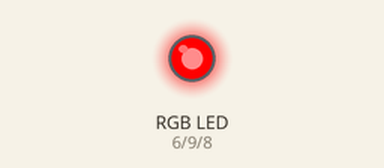
The sketch below on a simulated Arduino Uno, built with avr-gcc and run on an emulated ATmega328P. Shown: an RGB LED mixed from three pins (HIGH = lit).

Above: at 0.5 s.
At 1.5 s:
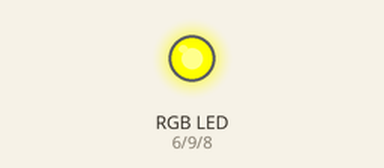
At 3.15 s:
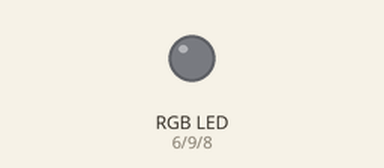
At 5.8 s:
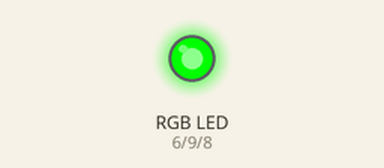
Timing chart, 0 to 7.6 s (numbered marks = the images above):
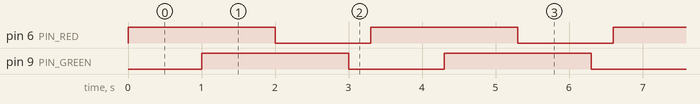

Measured:
- by itself, pin 6 (PIN_RED), pin 9 (PIN_GREEN): alternates HIGH for 2.0 s and LOW for 1.3 s
- by itself, everything shown: repeats every 3.3 s, in 4 steps

The sketch:

LED_RGBsketch_nov24a.ino
```cpp
// Pinos do LED RGB
const int PIN_GREEN   = 9;
const int PIN_RED = 6;
const int PIN_BLUE  = 8;

void setup() {
  pinMode(PIN_RED, OUTPUT);
  pinMode(PIN_GREEN, OUTPUT);
  pinMode(PIN_BLUE, OUTPUT);

  // LED começa apagado
  digitalWrite(PIN_RED, LOW);
  digitalWrite(PIN_GREEN, LOW);
  digitalWrite(PIN_BLUE, LOW);
}

void loop() {
  // VERMELHO
  digitalWrite(PIN_RED, HIGH);
  digitalWrite(PIN_GREEN, LOW);
  digitalWrite(PIN_BLUE, LOW);
  delay(1000);

  // AMARELO (vermelho + verde)
  digitalWrite(PIN_RED, HIGH);
  digitalWrite(PIN_GREEN, HIGH);
  digitalWrite(PIN_BLUE, LOW);
  delay(1000);

  // VERDE
  digitalWrite(PIN_RED, LOW);
  digitalWrite(PIN_GREEN, HIGH);
  digitalWrite(PIN_BLUE, LOW);
  delay(1000);

  // Apagar antes de recomeçar
  digitalWrite(PIN_GREEN, LOW);
  digitalWrite(PIN_RED, LOW);
  digitalWrite(PIN_BLUE, LOW);
  delay(300);
}
```
